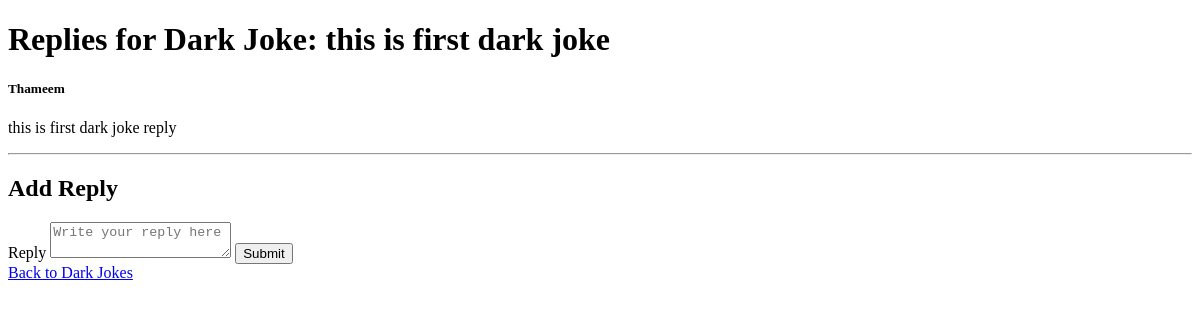
The page /reply_dark_joke/1 (signed in) on the database as committed earlier.
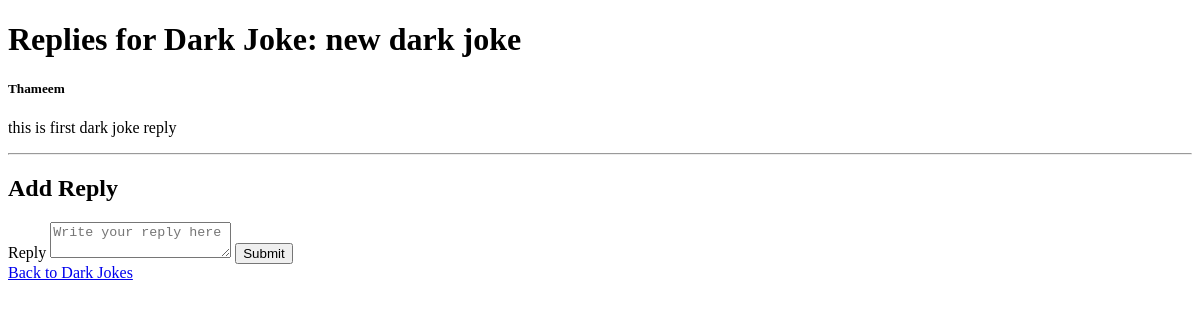
The same page on the database as committed later.
### app.py (models this page shows)
class DarkJoke(db.Model):
    id = db.Column(db.Integer, primary_key=True)
    user_id = db.Column(db.Integer, db.ForeignKey('user.id'), nullable=False)
    date = db.Column(db.DateTime, nullable=False, default=datetime.utcnow)
    joke = db.Column(db.Text, nullable=False)
    likes = db.Column(db.Integer, default=0)  # Add likes attribute here
    dislikes = db.Column(db.Integer, default=0)  # Add dislikes attribute here
    user = db.relationship('User', backref='jokes')

### app.py (the view)
@app.route('/reply_dark_joke/<int:joke_id>', methods=['GET', 'POST'])
@login_required
def reply_dark_joke(joke_id):
    joke = DarkJoke.query.get_or_404(joke_id)
    replies = DarkJokeReply.query.filter_by(joke_id=joke_id).all()
    form = ReplyForm()
    if form.validate_on_submit():
        reply = DarkJokeReply(user_id=current_user.id, joke_id=joke_id, content=form.content.data)
        db.session.add(reply)
        db.session.commit()
        flash('Your reply has been added.', 'success')
        return redirect(url_for('reply_dark_joke', joke_id=joke_id))
    return render_template('reply_dark_joke.html', joke=joke, replies=replies, form=form)

### app.py
class ReplyForm(FlaskForm):
    content = TextAreaField('Reply', validators=[InputRequired()])
    submit = SubmitField('Submit')

### app.py (called while the page is built)
@login_manager.user_loader
def load_user(user_id):
    return User.query.get(int(user_id))

### templates/reply_dark_joke.html (shortened to what this page needs)
{% extends 'layout.html' %}
{% block body %}
<h1>Replies for Dark Joke: {{ joke.joke }}</h1>
{% for reply in replies %}
<div>
  <h5>{{ reply.user.username }}</h5>
  <p>{{ reply.content }}</p>
  <hr />
</div>
{% endfor %}
<h2>Add Reply</h2>
<form method="POST" action="">
  {{ form.hidden_tag() }} {{ form.content.label }} {{
  form.content(class="form-control", placeholder="Write your reply here") }} {{
  form.submit(class="btn btn-primary") }}
</form>
<a href="{{ url_for('dark_jokes') }}" class="btn btn-secondary">Back to Dark Jokes</a>
{% endblock body %}

Rows that differ between the two databases and show on the page:
changed DarkJoke: joke "this is first dark joke" → "new dark joke"
